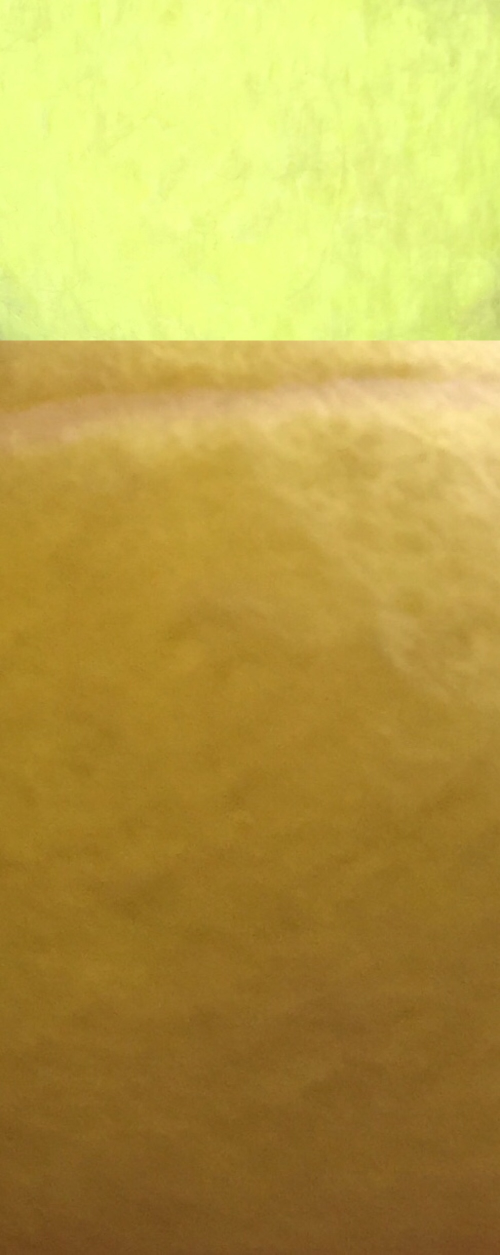
#> input picture Activity4/tennis2.JPG, 1000 x 2509 px, given in place of the camera (shown at 1/2 size)
$ python Milestone2.py
#> lines starting #> are read from the running program, lines starting #| are printed output that depends on the picture; after the words box and inside, x2 and y2 are one past the last pixel; in counts of white or black regions, pixels touching at a corner belong together; long printed decimals are rounded
#!/usr/bin/env python


import numpy as np
import cv2

showBackProj = False
showHistMask = False
frame = None
hist = None


def show_hist(hist):
    """Takes in the histogram, and displays it in the hist window."""
    bin_count = hist.shape[0]
    bin_w = 24
    img = np.zeros((256, bin_count * bin_w, 3), np.uint8)
    for i in range(bin_count):
        h = int(hist[i])
        cv2.rectangle(img, (i * bin_w + 2, 255), ((i + 1) * bin_w - 2, 255 - h), (int(180.0 * i / bin_count), 255, 255),
                      -1)
    img = cv2.cvtColor(img, cv2.COLOR_HSV2BGR)
    cv2.imshow('hist', img)


cam = cv2.VideoCapture(0)
ret, frame = cam.read()
#> frame is the input picture: shape (2509, 1000, 3); mean B, G, R 73.4, 161, 183.3

if frame is not None:
    (hgt, wid, dep) = frame.shape
#> hgt = 2509; wid = 1000; dep = 3
    # frame = cv2.resize(frame, dsize = (0, 0), fx = 0.5, fy = 0.5)
    # frame = getNextFrame(cam)
    cv2.namedWindow('camshift')
    cv2.namedWindow('hist')
    cv2.moveWindow('hist', 700, 100)  # Move to reduce overlap

    # Initialize the track window to be the whole frame
    track_window = (0, 0, wid, hgt)
#> track_window = (0, 0, 1000, 2509)

    # Initialize the histogram from the stored image
    # Here I am faking a stored image with just a couple of blue colors in an array
    # you would want to read the image in from the file instead
    '''histImage = np.array([[[110, 70, 50]],
                          [[111, 128, 128]],
                          [[115, 100, 100]],
                          [[117, 64, 50]],
                          [[117, 200, 200]],
                          [[118, 76, 100]],
                          [[120, 101, 210]],
                          [[121, 85, 70]],
                          [[125, 129, 199]],
                          [[128, 81, 78]],
                          [[130, 183, 111]]], np.uint8)
    maskedHistIm = cv2.inRange(histImage, np.array((0., 60., 32.)), np.array((180., 255., 255.)))'''

    img_tennis1 = cv2.imread("tennis1.jpg")
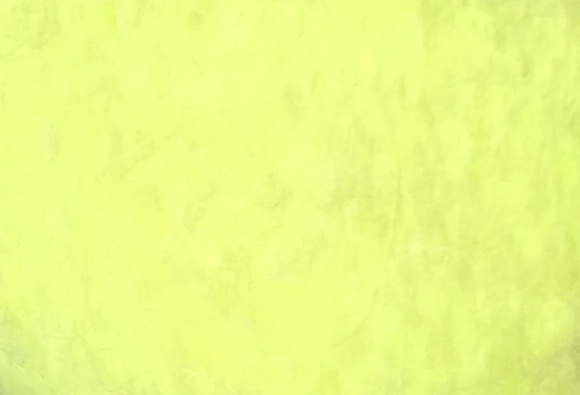
#> input picture Activity4/tennis1.jpg, 580 x 395 px
#> img_tennis1 is the input picture: shape (395, 580, 3); mean B, G, R 135.1, 250.9, 235
    img_tennis = cv2.cvtColor(img_tennis1, cv2.COLOR_BGR2HSV)
#> img_tennis: shape (395, 580, 3); mean H, S, V 34.1, 117.6, 250.9


    mask = cv2.inRange(img_tennis, np.array((0., 60., 32.)), np.array((180., 255., 255.)))
#> mask: shape (395, 580); every value is 255

    hist = cv2.calcHist([img_tennis], [0], mask, [16], [0, 180])
#> hist = [0, 0, 40732, 188368, 0, 0, 0, 0, 0, 0, 0, 0, 0, 0, 0, 0]

    cv2.normalize(hist, hist, 0, 255, cv2.NORM_MINMAX)
    hist = hist.reshape(-1)
#> hist = [0, 0, 55.14, 255, 0, 0, 0, 0, 0, 0, 0, 0, 0, 0, 0, 0]
    show_hist(hist)
#> the loop in show_hist, `for i in range(bin_count):` made 16 passes
#> h on passes 1 to 12: 0, 0, 55, 255, 0, 0, 0, 0, 0, 0, 0, 0
#> after the loop in show_hist, `for i in range(bin_count):`:
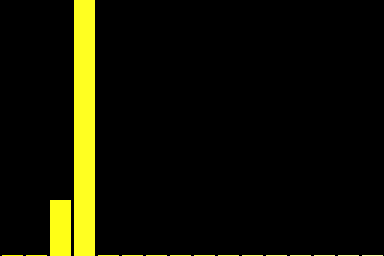
#> img: shape (256, 384, 3); mean of channels 0, 1, 2 2.3, 17.8, 17.8; drawn as B, G, R
#> in show_hist, `img = cv2.cvtColor(img, cv2.COLOR_HSV2BGR)`:
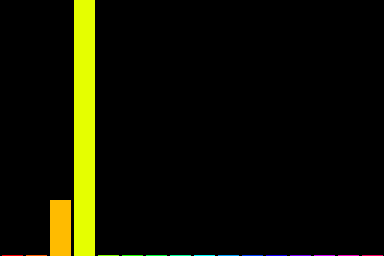
#> img: shape (256, 384, 3); mean B, G, R 0.4, 16.5, 15.9

    # start processing frames
    while True:
        ret, frame = cam.read()
        copy = frame.copy()
        vis = copy
        hsv = cv2.cvtColor(frame, cv2.COLOR_BGR2HSV)  # convert to HSV
#> hsv: shape (2509, 1000, 3); mean H, S, V 24, 163.2, 187.5
        mask = cv2.inRange(hsv, np.array((0., 60., 32.)),
                           np.array((180., 255., 255.)))  # eliminate low and high saturation and value values
#> mask: shape (2509, 1000); every value is 255


        # The next line shows which pixels are being used to make the histogram.
        # it sets to black all the ones that are masked away for being too over or under-saturated
        if showHistMask:
            vis[mask == 0] = 0

        prob = cv2.calcBackProject([hsv], [0], hist, [0, 180], 1)
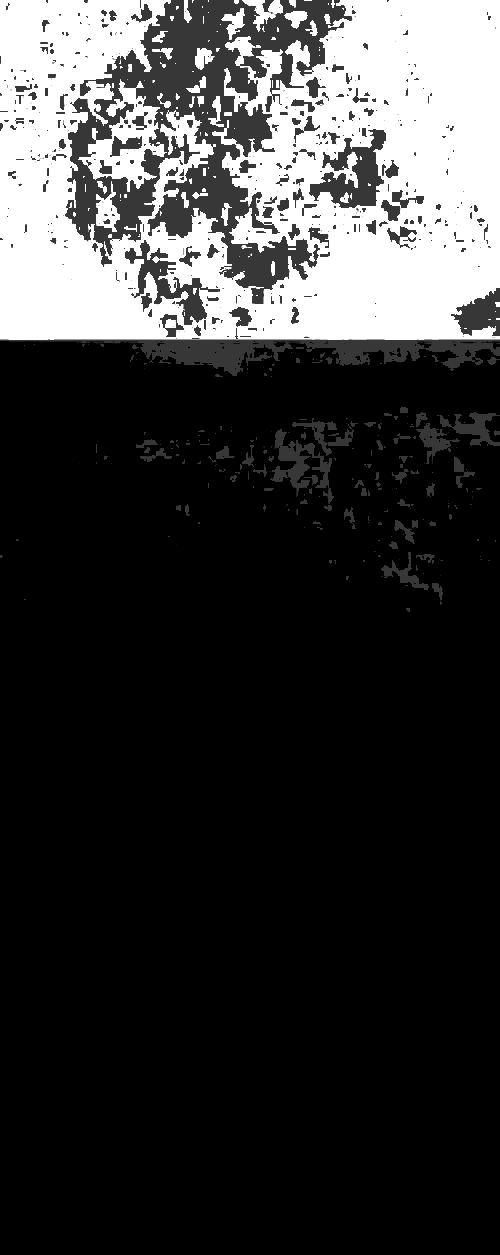
#> prob: shape (2509, 1000) (shown at 1/2 size); min 0, max 255, mean 55.5
        prob &= mask
        term_crit = (cv2.TERM_CRITERIA_EPS | cv2.TERM_CRITERIA_COUNT, 10, 1)
#> term_crit = (3, 10, 1)
        track_box, track_window = cv2.CamShift(prob, track_window, term_crit)
#> track_box = ((517, 421.5), (841.4, 1228.9), 89.62); track_window = (34, 0, 966, 843)

        print("Track box:", track_box)
#| Track box: ((517.0, 421.5), (841.431, 1228.881), 89.616)

# Extract track_box[1]. track_box[1] contains the minor and major axes of the detected object (In my case, it is a tennis ball.)
        tuple = track_box[1]
#> tuple = (841.4, 1228.9)
# tuple[1] seems to be the major axis. I wrote a boolean statement to see if the major axis is smaller than 100.
# If I put the tennis ball at the distance about 0.5 meters from the camera, the major axis of one tennis ball will be within 100.
# However, the major axis of two tennis ball will exceed 100.
# Therefore, I want to use this method to solve the problem that two tennis balls are circled together even if they are separated.
        flag = tuple[1] < 100
#> flag = False
# I print out the result.
        print(tuple[1])
#| 1228.881
        print(flag)
#| False
# However, I found that even if flag is False, the "if statement" still works and draw an ellipse. I don't know why this happens.
        if showBackProj and flag:
            vis[:] = prob[..., np.newaxis]

        try:
            cv2.ellipse(vis, track_box, (0, 0, 255), 2)
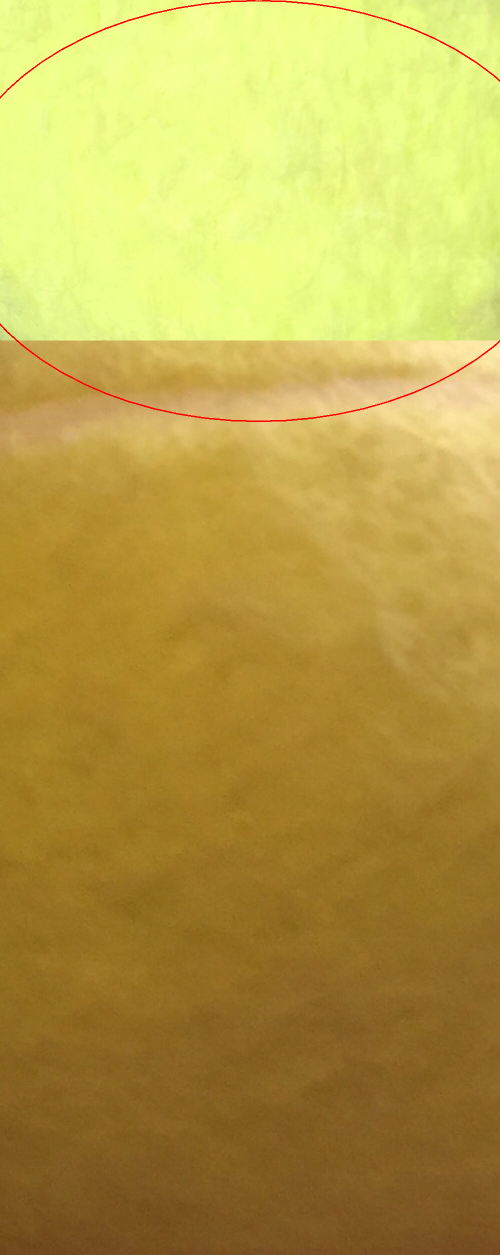
#> vis: shape (2509, 1000, 3) (shown at 1/2 size); 0.26% of pixels changed, all inside (x1, y1, x2, y2) = (0, 0, 1000, 844)

        except:
            print("Track box:", track_box)


        cv2.imshow('camshift', vis)

        ch = chr(0xFF & cv2.waitKey(5))
#> (key Esc is pressed here)
        if ch == 'q':
            break
        elif ch == 'b':
            showBackProj = not showBackProj
        elif ch == 'v':
            showHistMask = not showHistMask

cv2.destroyAllWindows()
